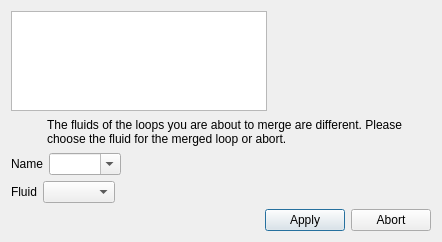
<?xml version="1.0" encoding="UTF-8"?>
<ui version="4.0">
 <class>mergeLoopsDialog</class>
 <widget class="QDialog" name="mergeLoopsDialog">
  <property name="geometry">
   <rect>
    <x>0</x>
    <y>0</y>
    <width>442</width>
    <height>242</height>
   </rect>
  </property>
  <property name="sizePolicy">
   <sizepolicy hsizetype="Preferred" vsizetype="Preferred">
    <horstretch>0</horstretch>
    <verstretch>0</verstretch>
   </sizepolicy>
  </property>
  <property name="windowTitle">
   <string>Hydraulic loops merge</string>
  </property>
  <layout class="QVBoxLayout" name="verticalLayout">
   <item>
    <layout class="QHBoxLayout" name="horizontalLayout_4">
     <item>
      <widget class="QTableWidget" name="loopsInfoTableWidget"/>
     </item>
     <item>
      <spacer name="horizontalSpacer_3">
       <property name="orientation">
        <enum>Qt::Horizontal</enum>
       </property>
       <property name="sizeHint" stdset="0">
        <size>
         <width>148</width>
         <height>20</height>
        </size>
       </property>
      </spacer>
     </item>
    </layout>
   </item>
   <item>
    <layout class="QHBoxLayout" name="warningLayout">
     <item>
      <widget class="QWidget" name="widget" native="true">
       <property name="minimumSize">
        <size>
         <width>30</width>
         <height>30</height>
        </size>
       </property>
       <property name="styleSheet">
        <string notr="true">image: url(:/tango-icons/status/tango-icon-theme-0.8.90/scalable/status/dialog-warning.svg);</string>
       </property>
      </widget>
     </item>
     <item>
      <widget class="QLabel" name="label">
       <property name="sizePolicy">
        <sizepolicy hsizetype="Expanding" vsizetype="Preferred">
         <horstretch>0</horstretch>
         <verstretch>0</verstretch>
        </sizepolicy>
       </property>
       <property name="text">
        <string>The fluids of the loops you are about to merge are different. Please choose the fluid for the merged loop or abort.</string>
       </property>
       <property name="wordWrap">
        <bool>true</bool>
       </property>
      </widget>
     </item>
    </layout>
   </item>
   <item>
    <layout class="QHBoxLayout" name="nameLayout">
     <item>
      <widget class="QLabel" name="loopNameLabel">
       <property name="sizePolicy">
        <sizepolicy hsizetype="Preferred" vsizetype="Fixed">
         <horstretch>0</horstretch>
         <verstretch>0</verstretch>
        </sizepolicy>
       </property>
       <property name="text">
        <string>Name</string>
       </property>
      </widget>
     </item>
     <item>
      <widget class="QComboBox" name="nameComboBox">
       <property name="editable">
        <bool>true</bool>
       </property>
      </widget>
     </item>
     <item>
      <spacer name="horizontalSpacer">
       <property name="orientation">
        <enum>Qt::Horizontal</enum>
       </property>
       <property name="sizeHint" stdset="0">
        <size>
         <width>40</width>
         <height>20</height>
        </size>
       </property>
      </spacer>
     </item>
    </layout>
   </item>
   <item>
    <layout class="QHBoxLayout" name="fluidLayout">
     <item>
      <widget class="QLabel" name="fluidLabel">
       <property name="sizePolicy">
        <sizepolicy hsizetype="Preferred" vsizetype="Fixed">
         <horstretch>0</horstretch>
         <verstretch>0</verstretch>
        </sizepolicy>
       </property>
       <property name="text">
        <string>Fluid</string>
       </property>
      </widget>
     </item>
     <item>
      <widget class="QComboBox" name="fluidComboBox">
       <property name="sizePolicy">
        <sizepolicy hsizetype="Maximum" vsizetype="Fixed">
         <horstretch>0</horstretch>
         <verstretch>0</verstretch>
        </sizepolicy>
       </property>
      </widget>
     </item>
     <item>
      <spacer name="horizontalSpacer_2">
       <property name="orientation">
        <enum>Qt::Horizontal</enum>
       </property>
       <property name="sizeHint" stdset="0">
        <size>
         <width>40</width>
         <height>20</height>
        </size>
       </property>
      </spacer>
     </item>
    </layout>
   </item>
   <item>
    <spacer name="verticalSpacer">
     <property name="orientation">
      <enum>Qt::Vertical</enum>
     </property>
     <property name="sizeHint" stdset="0">
      <size>
       <width>20</width>
       <height>1</height>
      </size>
     </property>
    </spacer>
   </item>
   <item>
    <layout class="QHBoxLayout" name="horizontalLayout_5">
     <item>
      <spacer name="horizontalSpacer_4">
       <property name="orientation">
        <enum>Qt::Horizontal</enum>
       </property>
       <property name="sizeHint" stdset="0">
        <size>
         <width>40</width>
         <height>20</height>
        </size>
       </property>
      </spacer>
     </item>
     <item>
      <widget class="QPushButton" name="applyButton">
       <property name="text">
        <string>Apply</string>
       </property>
      </widget>
     </item>
     <item>
      <widget class="QPushButton" name="abortButton">
       <property name="text">
        <string>Abort</string>
       </property>
      </widget>
     </item>
    </layout>
   </item>
  </layout>
 </widget>
 <resources/>
 <connections/>
</ui>
